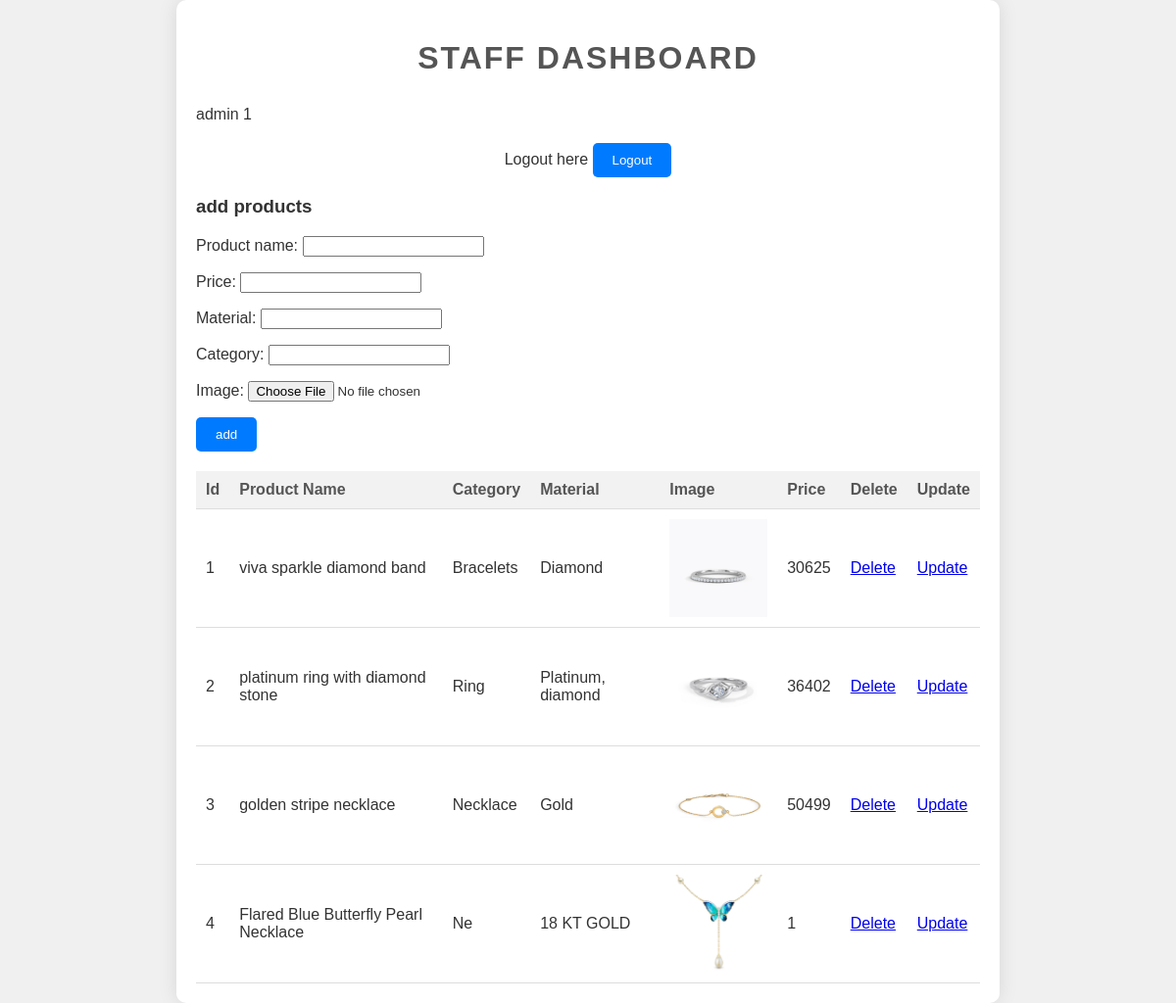
Screenshot of /staff_dashboard/ (signed in) with the database file from the repository.
### jewelleryapp/models.py (models this page shows, shortened)
class products(models.Model):
    product_name = models.CharField(max_length=50)
    price = models.IntegerField()
    material = models.CharField(max_length=20)
    category = models.CharField(max_length=20)
    image = models.ImageField(upload_to='images/',blank=True)

### jewelleryapp/views.py (the view)
# urls.py: path('staff_dashboard/', views.staff_dashboard, name='staff_dashboard'),
def staff_dashboard(request):
    id=request.session['id']
    username= request.session['username']
    form = product_form()
    if request.method =="POST":
        form = product_form(request.POST,request.FILES)
        if form.is_valid():
            form.save()
    cr = products.objects.all()
    return render(request,'staff_dashboard.html', {'username':username,'id':id,'form':form,'cr':cr})

### jewelleryapp/forms.py
class product_form(forms.ModelForm):
    class Meta:
        model = products
        fields = ('product_name','price','material','category','image')
        widgets = {
            'product_name':forms.TextInput(attrs={'class':'form-control'}),
            'price':forms.NumberInput(attrs={'class':'form-control'}),
            'material':forms.TextInput(attrs={'class':'form-control'}),
            'category':forms.TextInput(attrs={'class':'form-control'}),
            'image':forms.FileInput(attrs={'class':'form-control'}),
        }

### templates/staff_dashboard.html (shortened to what this page needs)
<!DOCTYPE html>
<html lang="en">
<head>
</head>
<body>
    <div class="container">
        <h1>Staff Dashboard</h1>
        {{username}} {{id}}
        <div class="logout-btn">
            <p>Logout here <a href="/staff_logout/"><button>Logout</button></a></p>
        </div>
        <div class="mb-3">
            <h3>add products</h3>
            <form action="" method="POST" enctype="multipart/form-data">
                {{form.as_p}}
            <button>add</button>
            </form>
        </div>
        <table>
            <tr>
                <th>Id</th>
                <th>Product Name</th>
                <th>Category</th>
                <th>Material</th>
                <th>Image</th>
                <th>Price</th>
                <th>Delete</th>
                <th>Update</th>
            </tr>
            {% for i in cr %}
            <tr>
                <td>{{forloop.counter}}</td>
                <td>{{i.product_name}}</td>
                <td>{{i.category}}</td>
                <td>{{i.material}}</td>
                <td><img src="{{ i.image.url }}" alt="img" height="100px" width="100px"></td>
                <td>{{i.price}}</td>
                <td><a href="{% url 'product_delete' i.id %}">Delete</a></td>
                <td><a href="{% url 'product_update' i.id %}">Update</a></td>
            </tr>
            {% endfor %}
        </table>
    </div>
</body>
</html>

### templates/staff_dashboard.html (style rules this page uses)
body { font-family: Arial, sans-serif; background-color: #f0f0f0; color: #333; margin: 0; padding: 0; }
.container { max-width: 800px; margin: auto; padding: 20px; background-color: #fff; border-radius: 10px; box-shadow: 0 0 20px rgba(0, 0, 0, 0.1); }
h1 { text-align: center; margin-bottom: 30px; color: #555; text-transform: uppercase; letter-spacing: 2px; }
table { width: 100%; border-collapse: collapse; margin-top: 20px; }
th, td { padding: 10px; border-bottom: 1px solid #ddd; text-align: left; }
th { background-color: #f2f2f2; color: #555; }
td { background-color: #fff; }
img { display: block; margin: auto; }
button { padding: 10px 20px; border: none; border-radius: 5px; background-color: #007bff; color: #fff; cursor: pointer; transition: background-color 0.3s ease; }
.logout-btn { text-align: center; margin-top: 20px; }

### rows the page displays
products: product_name "viva sparkle diamond band", category "Bracelets", material "Diamond", image (picture), price "30625"
products: product_name "platinum ring with diamond stone", category "Ring", material "Platinum, diamond", image (picture), price "36402"
products: product_name "golden stripe necklace", category "Necklace", material "Gold", image (picture), price "50499"
products: product_name "Flared Blue Butterfly Pearl Necklace", category "Ne", material "18 KT GOLD", image (picture), price "1"

### other values shown
{{ username }} "admin"
{{ id }} "1"
